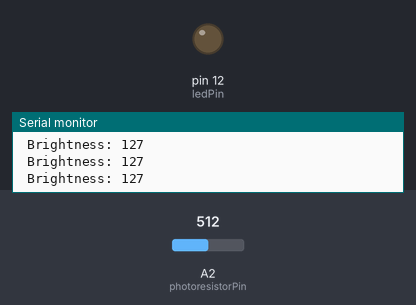
Recording of a sketch running on a simulated Arduino Uno, built with avr-gcc and run on an emulated ATmega328P. Shown: output pins drawn as LEDs (lit = HIGH), the last lines printed to the serial monitor. Dashed ring = blinking. The inputs (shaded band) are chosen by the test bench; at power-on: A2 (photoresistorPin) = 512.

Above: at 1.2 s.
1.3 s: A2 (photoresistorPin) set to 868
3.6 s: A2 (photoresistorPin) set to 901
At 4.76 s:
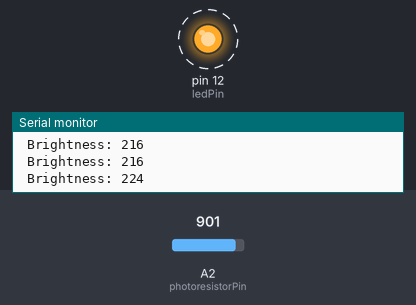
Timing chart, 0 to 12.6 s (numbered marks = the images above; inputs shaded):
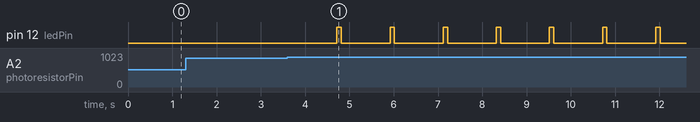

Measured:
- the behaviour switches between 882 and 883 on A2 (photoresistorPin) (found by bisection; images 0 and 1)
- after the input at 3.6 s, pin 12 (ledPin): alternates HIGH for 0.10 s and LOW for 1.1 s, starting after 1.1 s

The sketch:

yay.ino
```cpp
#define photoresistorPin A2
#define ledPin 12


const int brightThreshold = 220;

int readBright() {
  int Brightness = analogRead(photoresistorPin);
  float brightMap = map(Brightness, 0, 1023, 0, 255);
  return brightMap;
}

void setup() {
  pinMode(ledPin, OUTPUT);
  Serial.begin(9600);
}

void loop() {
  int currentBright = readBright();

  Serial.print(" Brightness: ");
  Serial.println(currentBright);
  delay(100);
  bool choice = false;
  if (currentBright >= brightThreshold) {
    choice = true;
  }
  while (choice == true) {
    String input = Serial.readStringUntil('\n');
    input.toLowerCase();
    if (input == "stop") {
      digitalWrite(ledPin, LOW);
      break;
    } else {
      digitalWrite(ledPin, HIGH);
      delay(100);
      digitalWrite(ledPin, LOW);
      delay(100);
    }
  }
}
```
